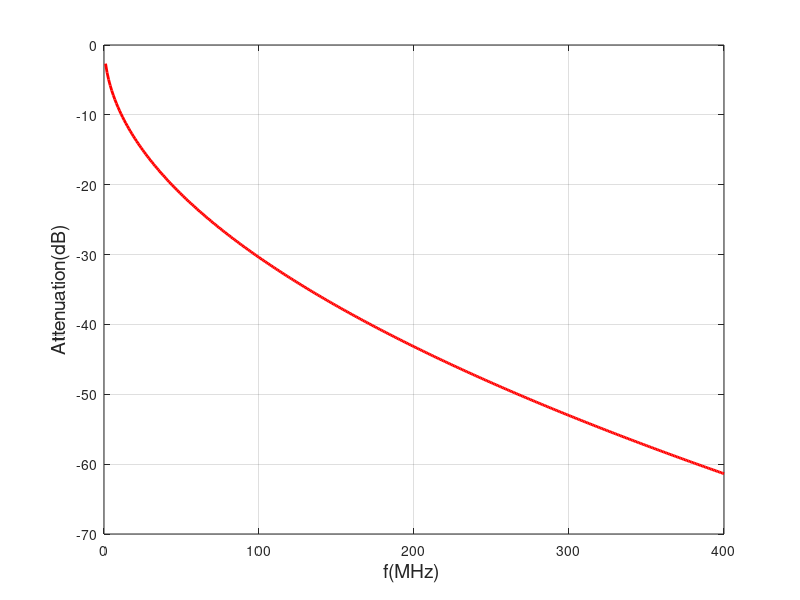

Write MATLAB code to recreate this figure. (Note: this script raises an error after producing the figure.)
clear;clc
%% Channel Model
Fs=800e6;  
Num=4096;
f=[1:1:400]*1e6;
l=0.15; %% unit is km
%l=0.150;
R0c=176.6*l;
Ac=0.0500079494;
L0=1090.8e-6*l;
L_inf=504.5e-6*l;
B=0.705;
Fm=32570;
C_inf=48.55e-9*l;
G0=1.47653e-9*l;
Ge=0.91;
R_f=1./(1./(R0c^4+Ac*f.^2).^0.25);
L_f=(L0+L_inf*(f/Fm).^B)./(1+(f/Fm).^B);
C_f=C_inf;
G_f=G0*f.^Ge;
Gama=((R_f+i*2*pi*f.*L_f).*(G_f+i*2*pi*f.*C_f)).^0.5;
Z0=((R_f+i*2*pi*f.*L_f)./(G_f+i*2*pi*f.*C_f)).^0.5;
Zl=Z0;                                              %% perfect load impedance matching
Z1=(Zl+Z0.*tanh(Gama*l))./(1+Zl./Z0.*tanh(Gama*l));  %% input impedance of channel with Zl load
Zs=Z1;                                              %% perfect source impedance matching
H_f=(Z1+Zs)./Z1.*Z0.*sech(Gama*l)./((Zs.*(Z0./Zl+tanh(Gama*l)))+(Z0.*(1+Z0./Zl.*tanh(Gama*l))));   %% transfer function of channel
H_f_amp=20*log10(abs(H_f));
%figure(1);
[b,a] = invfreqz(abs(H_f),2*pi*f./Fs,20,20);    %% transfer H_f to H_Z
%[b,a] = invfreqz(H_f,2*pi*f./Fs,30,30,[],300000);
[h,w] = freqz(b,a,Num,Fs);
%[h2,t] = impz(b,a);
% p_sq=sum(h2.^2)
% p_sq2=sum(b.^2)/sum(a.^2)
 figure(1);
 plot(f/1e6,H_f_amp,'r-','LineWidth',2);
 hold on; 
 %plot(w/1e6,20*log10(abs(h)),'k*','LineWidth',2);
 grid on;
 xlabel('f(MHz) ','fontsize',14);
 ylabel('Attenuation(dB)','fontsize',14);
% figure(2);
% plot(t,h2,'rd','LineWidth',2);
% break;
%% Bandwidth partition
b0=15;
bs=1;
Band_total=400;  %% MHz
Fs2=Band_total*2;      %% MHz, for FREQZ transform 
PARr=10^(15.2/10);  %% Receiver peak to average ratio
Epsilon_x=10^(-60/10);     %% transimited signal energy
Sigma_r=10^(-130/10);  %% total receiver noise
Gap=10^(7.2/10);  %% SNR Gap

ai=0.0;  %$ excess bandwidth 
gi=0.2;    %% guard band

Nc=32;           %% Number of DMT sub carrier
Nband=2;         %% Number of partitioned channel 

fs_init=[120];
p_sq2=sum(b.^2)/sum(a.^2)
%p_sq=sum(h2.^2)
[H_freq,f2]= freqz(b,a,Num,Fs2*1e6);


%% Caculation for fs_init

sub_band=2*Num*fs_init/Fs2/Nc;                                                 %% bandwidth of sub carrier in DMT
offset_1=[ones(1,Nc)*Num/Fs2*fs_init(1)*gi];
%offset_2=[ones(1,Nc)*Num/Fs2*fs_init(1)*gi; ones(1,Nc)*(2*Num/Fs2*fs_init(1)*(1+gi)+Num/Fs2*fs_init(2)*gi)];   %% half guard band before the channel and other half guard after the channel. don't consider the excess bandwidth  

%offset(2)=[ones(1,Nc)*Num/Fs2*fs_init(1)*gi;  ones(1,Nc)*(2*Num/Fs2*fs_init(1)*(1+gi)+Num/Fs2*fs_init(2)*gi);  ones(1,Nc)*(2*Num/Fs2*(fs_init(1)+fs_init(2))*(1+gi)+Num/Fs2*fs_init(3)*gi)]; %% three bands  
index=round(sub_band*([1:1:Nc]-1)+1+offset_1); 
Pm=H_freq(index) ;                                                        %%  sub channel gain in DMT
p_sq=(sum(abs(Pm').^2))'/Nc;

SNR_MFB=p_sq*Epsilon_x./(Sigma_r+PARr*p_sq*Epsilon_x*2^(-2*b0).*fs_init.^(2*bs));
Gama_DMT=p_sq./((prod(abs(Pm').^2))'.^(1/Nc)) %%  For matrices, prod(X) is a matrix the same size as X containing the cumulative products over each column. 
% ((prod(abs(Pm').^2))'.^(1/Nc))
C_DMT=log2(SNR_MFB./(Gama_DMT*Gap))     
Used_band=sum(fs_init*(1+ai)*(1+gi));
Bitrate=sum(fs_init.*C_DMT)/1e3  %Gbps


%% Optimization 
%Bitrate=sum(fs_init.*(log2((p_sq*Epsilon_x./(Sigma_r+PARr*p_sq*Epsilon_x*2^(-2*b0).*fs_init.^(2*bs)))./((p_sq./((prod(abs((H_freq(round(sub_band*([1:1:Nc]-1)+1+[ones(1,Nc)*Num/Fs2*fs_init(1)*gi; ones(1,Nc)*(2*Num/Fs2*fs_init(1)*(1+gi)+Num/Fs2*fs_init(2)*gi)])))').^2))'.^(1/Nc)))*Gap))))/1e3

 Fun=@(fs_init)1e6/(sum(fs_init.*(log2((p_sq*Epsilon_x./(Sigma_r+PARr*p_sq*Epsilon_x*2^(-2*b0).*fs_init.^(2*bs)))./((p_sq./((prod(abs((H_freq(round(sub_band*([1:1:Nc]-1)+1+offset_1)))').^2))'.^(1/Nc)))*Gap)))))
% 
 A=[(1+ai)*(1+gi)];
 Aeq=[];
 Beq=[];
 LB=[1;1]; %% FS_min> 1M
 UB=[];
  options = optimset('Algorithm','active-set'); 
options = optimset('Algorithm','sqp');
[X Bitrate]= FMINCON(Fun,[50],A,Band_total,Aeq,Beq,LB,UB,[],options);
X
1e3./Bitrate

% =======================The following generate the bits distribution vs frequency=====================
offset_opm_1=[ones(1,Nc)*Num/Fs2*X(1)*gi];
%offset_opm_2=[ones(1,Nc)*Num/Fs2*X(1)*gi; ones(1,Nc)*(2*Num/Fs2*X(1)*(1+gi)+Num/Fs2*X(2)*gi)];
sub_band=2*Num*X/Fs2/Nc; 
index_opm=round(sub_band*([1:1:Nc]-1)+1+offset_opm_1); 
Pm=abs(H_freq(index_opm)).^2;
Pm=Pm';
sub_band=2*X/Fs2/Nc;    
%when N changes, should modefy dimension matrix of X_matrix
X_matrix(1,1:32)=X(1);
%X_matrix(2,1:32)=X(2);
SNR_wADC=Epsilon_x*Pm./(Sigma_r+PARr*Pm*Epsilon_x*2^(-2*b0).*X_matrix.^(2*bs));
%SNR_wADC=Epsilon_x./(Sigma_r./Pm+PARr*Epsilon_x*2^(-2*b0)*X_matrix.^(2*bs));
SNR_woADC=Epsilon_x*Pm./(Sigma_r);
Bits_wADC=log2(SNR_wADC/Gap);     %bits/Hz/s
Bits_woADC=log2(SNR_woADC/Gap);     %bits/Hz/s
figure(2)
plot([400/4096*index_opm(1,1)+0.01,400/4096*index_opm(1,:),400/4096*index_opm(1,32)+0.01],[0,Bits_woADC(1,:),0],'--b','LineWidth',3);
hold on;
plot([400/4096*index_opm(1,1)+0.01,400/4096*index_opm(1,:),400/4096*index_opm(1,32)+0.01],[0,Bits_wADC(1,:),0],'k','LineWidth',3);
title('1 Bands','fontsize',14);
xlabel('Frequency(MHz)','fontsize',14);
ylabel('Bits','fontsize',14);
legend('Without ADC noise','With ADC noise');
set(gca,'fontsize',14)
hold on


%============================contour optimization======================
ff_1=(1:3:380)/1.2;
ff_2=(1:3:380)/1.2;
for i=1:length(ff_1)
for j=1:length(ff_2)
if((ff_2(i)*1.2+ff_1(j)*1.2)>400)
    Bitrate_contour(i,j)=0;
else
offset=[ones(1,Nc)*Num/Fs2*ff_1(j)*gi; ones(1,Nc)*(2*Num/Fs2*ff_1(j)*(1+gi)+Num/Fs2*ff_2(i)*gi)];
sub_band=2*Num*[ff_1(j);ff_2(i)]/Fs2/Nc;
index=round(sub_band*([1:1:Nc]-1)+1+offset); 
Pm=H_freq(index) ;                                                        %%  sub channel gain in DMT
p_sq=(sum(abs(Pm').^2))'/Nc;
Bitrate_contour(j,i)=sum([ff_1(j);ff_2(i)].*(log2((p_sq*Epsilon_x./(Sigma_r+PARr*p_sq*Epsilon_x*2^(-2*b0).*[ff_1(j);ff_2(i)].^(2*bs)))./((p_sq./((prod(abs((H_freq(round(sub_band*([1:1:Nc]-1)+1+offset)))').^2))'.^(1/Nc)))*Gap))));
end
end
end
% figure(3)
% [c,h]=contour(ff_2,ff_1,Bitrate_contour,15);
% clabel(c,h,'manual');
% xlabel('Band2(MHz)','fontsize',14);
% ylabel('Band1(MHz)','fontsize',14);




